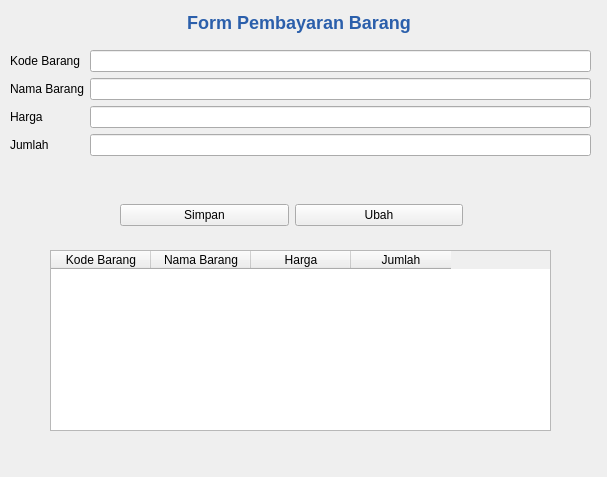
<?xml version="1.0" encoding="UTF-8"?>
<ui version="4.0">
 <class>FormBayar</class>
 <widget class="QWidget" name="FormBayar">
  <property name="geometry">
   <rect>
    <x>0</x>
    <y>0</y>
    <width>607</width>
    <height>477</height>
   </rect>
  </property>
  <property name="windowTitle">
   <string>FormBayar</string>
  </property>
  <widget class="QLabel" name="lblJudul">
   <property name="geometry">
    <rect>
     <x>10</x>
     <y>10</y>
     <width>578</width>
     <height>24</height>
    </rect>
   </property>
   <property name="styleSheet">
    <string notr="true">font-size:18px; font-weight:bold; color:#2b5fab;</string>
   </property>
   <property name="text">
    <string>Form Pembayaran Barang</string>
   </property>
   <property name="alignment">
    <set>Qt::AlignmentFlag::AlignCenter</set>
   </property>
  </widget>
  <widget class="QWidget" name="layoutWidget">
   <property name="geometry">
    <rect>
     <x>10</x>
     <y>50</y>
     <width>581</width>
     <height>141</height>
    </rect>
   </property>
   <layout class="QFormLayout" name="formLayout">
    <item row="0" column="0">
     <widget class="QLabel" name="lblKode">
      <property name="text">
       <string>Kode Barang</string>
      </property>
     </widget>
    </item>
    <item row="0" column="1">
     <widget class="QLineEdit" name="txtKode"/>
    </item>
    <item row="1" column="0">
     <widget class="QLabel" name="lblNamaBarang">
      <property name="text">
       <string>Nama Barang</string>
      </property>
     </widget>
    </item>
    <item row="1" column="1">
     <widget class="QLineEdit" name="txtNamaBarang"/>
    </item>
    <item row="2" column="0">
     <widget class="QLabel" name="lblHarga">
      <property name="text">
       <string>Harga</string>
      </property>
     </widget>
    </item>
    <item row="2" column="1">
     <widget class="QLineEdit" name="txtHarga"/>
    </item>
    <item row="3" column="0">
     <widget class="QLabel" name="lblJumlah">
      <property name="text">
       <string>Jumlah</string>
      </property>
     </widget>
    </item>
    <item row="3" column="1">
     <widget class="QLineEdit" name="txtJumlah"/>
    </item>
   </layout>
  </widget>
  <widget class="QWidget" name="layoutWidget_2">
   <property name="geometry">
    <rect>
     <x>120</x>
     <y>200</y>
     <width>343</width>
     <height>31</height>
    </rect>
   </property>
   <layout class="QHBoxLayout" name="buttonLayout">
    <item>
     <widget class="QPushButton" name="btnSimpan">
      <property name="text">
       <string>Simpan</string>
      </property>
     </widget>
    </item>
    <item>
     <widget class="QPushButton" name="btnUbah">
      <property name="text">
       <string>Ubah</string>
      </property>
     </widget>
    </item>
   </layout>
  </widget>
  <widget class="QTableWidget" name="tableBarang">
   <property name="geometry">
    <rect>
     <x>50</x>
     <y>250</y>
     <width>501</width>
     <height>181</height>
    </rect>
   </property>
   <property name="columnCount">
    <number>4</number>
   </property>
   <column>
    <property name="text">
     <string>Kode Barang</string>
    </property>
   </column>
   <column>
    <property name="text">
     <string>Nama Barang</string>
    </property>
   </column>
   <column>
    <property name="text">
     <string>Harga</string>
    </property>
   </column>
   <column>
    <property name="text">
     <string>Jumlah</string>
    </property>
   </column>
  </widget>
 </widget>
 <resources/>
 <connections/>
</ui>
